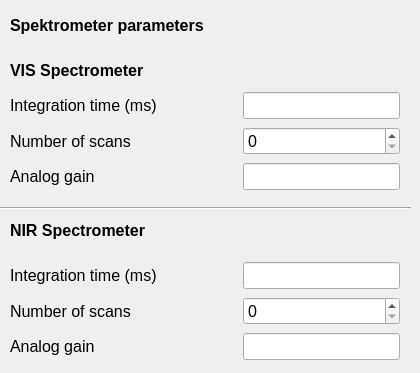
    <widget class="QWidget" name="tab_1">
     <attribute name="title">
      <string>Spectrometers</string>
     </attribute>
     <widget class="QLabel" name="label">
      <property name="geometry">
       <rect>
        <x>10</x>
        <y>10</y>
        <width>261</width>
        <height>31</height>
       </rect>
      </property>
      <property name="font">
       <font>
        <pointsize>12</pointsize>
        <weight>75</weight>
        <bold>true</bold>
       </font>
      </property>
      <property name="text">
       <string>Spektrometer parameters</string>
      </property>
     </widget>
     <widget class="QLabel" name="label_23">
      <property name="geometry">
       <rect>
        <x>10</x>
        <y>60</y>
        <width>191</width>
        <height>21</height>
       </rect>
      </property>
      <property name="font">
       <font>
        <pointsize>12</pointsize>
        <weight>75</weight>
        <bold>true</bold>
       </font>
      </property>
      <property name="text">
       <string>VIS Spectrometer</string>
      </property>
     </widget>
     <widget class="QLabel" name="label_24">
      <property name="geometry">
       <rect>
        <x>10</x>
        <y>220</y>
        <width>201</width>
        <height>21</height>
       </rect>
      </property>
      <property name="font">
       <font>
        <pointsize>12</pointsize>
        <weight>75</weight>
        <bold>true</bold>
       </font>
      </property>
      <property name="text">
       <string>NIR Spectrometer</string>
      </property>
     </widget>
     <widget class="Line" name="line_3">
      <property name="geometry">
       <rect>
        <x>0</x>
        <y>200</y>
        <width>411</width>
        <height>16</height>
       </rect>
      </property>
      <property name="orientation">
       <enum>Qt::Horizontal</enum>
      </property>
     </widget>
     <widget class="QWidget" name="gridLayoutWidget">
      <property name="geometry">
       <rect>
        <x>10</x>
        <y>260</y>
        <width>390</width>
        <height>104</height>
       </rect>
      </property>
      <layout class="QGridLayout" name="gridLayout">
       <item row="1" column="0">
        <widget class="QLabel" name="label_27">
         <property name="font">
          <font>
           <pointsize>12</pointsize>
          </font>
         </property>
         <property name="text">
          <string>Number of scans</string>
         </property>
        </widget>
       </item>
       <item row="1" column="1">
        <widget class="QSpinBox" name="spinBox_2">
         <property name="font">
          <font>
           <pointsize>12</pointsize>
          </font>
         </property>
        </widget>
       </item>
       <item row="0" column="1">
        <widget class="QLineEdit" name="lineEdit_3">
         <property name="font">
          <font>
           <pointsize>12</pointsize>
          </font>
         </property>
        </widget>
       </item>
       <item row="0" column="0">
        <widget class="QLabel" name="label_26">
         <property name="font">
          <font>
           <pointsize>12</pointsize>
          </font>
         </property>
         <property name="text">
          <string>Integration time (ms)                  </string>
         </property>
        </widget>
       </item>
       <item row="2" column="0">
        <widget class="QLabel" name="label_28">
         <property name="font">
          <font>
           <pointsize>12</pointsize>
          </font>
         </property>
         <property name="text">
          <string>Analog gain</string>
         </property>
        </widget>
       </item>
       <item row="2" column="1">
        <widget class="QLineEdit" name="lineEdit_4">
         <property name="font">
          <font>
           <pointsize>12</pointsize>
          </font>
         </property>
        </widget>
       </item>
      </layout>
     </widget>
     <widget class="QWidget" name="gridLayoutWidget_2">
      <property name="geometry">
       <rect>
        <x>10</x>
        <y>90</y>
        <width>390</width>
        <height>104</height>
       </rect>
      </property>
      <layout class="QGridLayout" name="gridLayout_2">
       <item row="0" column="0">
        <widget class="QLabel" name="label_25">
         <property name="font">
          <font>
           <pointsize>12</pointsize>
          </font>
         </property>
         <property name="text">
          <string>Integration time (ms)                  </string>
         </property>
        </widget>
       </item>
       <item row="0" column="1">
        <widget class="QLineEdit" name="lineEdit_1">
         <property name="font">
          <font>
           <pointsize>12</pointsize>
          </font>
         </property>
        </widget>
       </item>
       <item row="1" column="0">
        <widget class="QLabel" name="label_5">
         <property name="font">
          <font>
           <pointsize>12</pointsize>
          </font>
         </property>
         <property name="text">
          <string>Number of scans</string>
         </property>
        </widget>
       </item>
       <item row="1" column="1">
        <widget class="QSpinBox" name="spinBox_1">
         <property name="font">
          <font>
           <pointsize>12</pointsize>
          </font>
         </property>
        </widget>
       </item>
       <item row="2" column="0">
        <widget class="QLabel" name="label_18">
         <property name="font">
          <font>
           <pointsize>12</pointsize>
          </font>
         </property>
         <property name="text">
          <string>Analog gain</string>
         </property>
        </widget>
       </item>
       <item row="2" column="1">
        <widget class="QLineEdit" name="lineEdit_2">
         <property name="font">
          <font>
           <pointsize>12</pointsize>
          </font>
         </property>
        </widget>
       </item>
      </layout>
     </widget>
    </widget>
